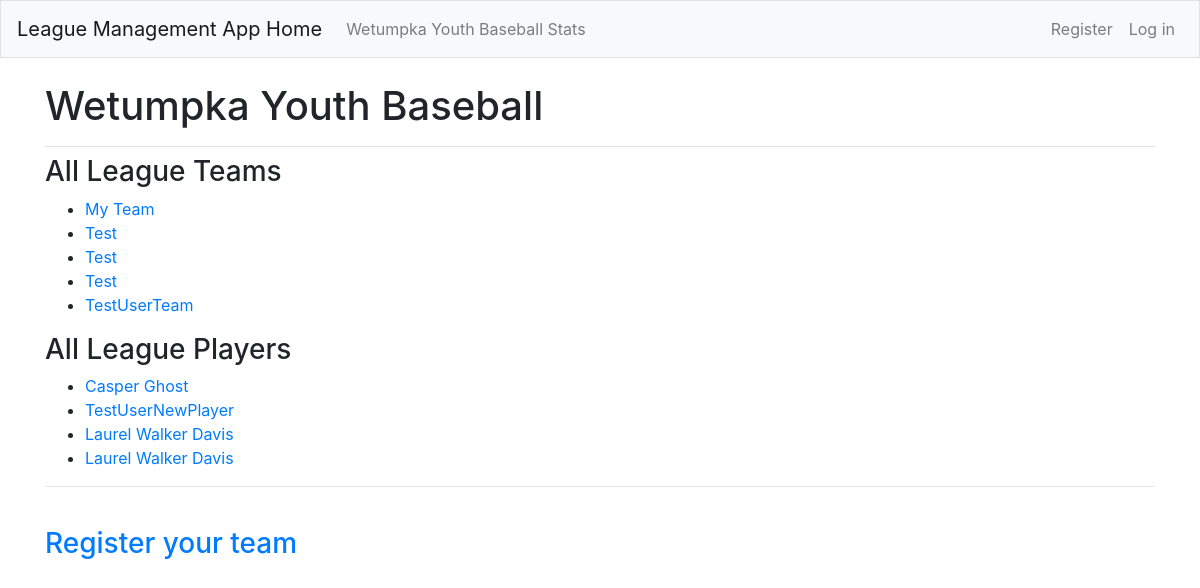
Page /league/ on the earlier database version.
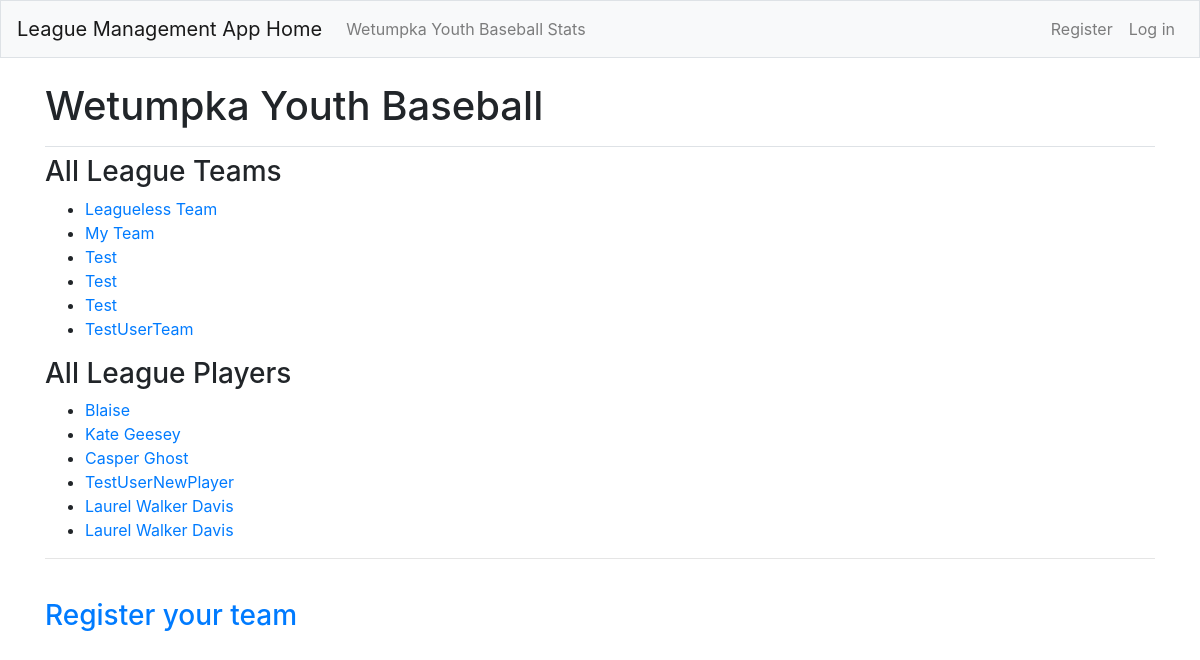
Same page on the later database version.
### League_App/models.py (models this page shows, shortened)
class Team(models.Model):
    team_name = models.CharField(max_length=200, default="My Team")
    owner = models.ForeignKey(User, on_delete=models.CASCADE)
    league = models.ForeignKey(League, related_name='league', default=None, on_delete=models.CASCADE)
    wins = models.IntegerField(default=0)
    losses = models.IntegerField(default=0)
    games_played = models.IntegerField(default=0)
    class Meta:
        verbose_name_plural = 'teams'

class Player(models.Model):
    last_name = models.CharField(max_length=200, default=None)
    full_name = models.CharField(max_length=200, default=None)
    owner = models.ForeignKey(User, on_delete=models.CASCADE)
    team = models.ForeignKey(Team, related_name='team', default=None, on_delete=models.CASCADE)
    hits = models.IntegerField(default=0)
    singles = models.IntegerField(default=0)
    doubles = models.IntegerField(default=0)
    triples = models.IntegerField(default=0)
    at_bats = models.IntegerField(default=0)
    home_runs = models.IntegerField(default=0)
    putouts = models.IntegerField(default=0)
    assists = models.IntegerField(default=0)
    chances = models.IntegerField(default=0)
    DisplayFields = ['id', 'full_name', 'batting_average', 'fielding_percentage']
    class Meta:
        verbose_name_plural = 'players'

### League_App/views.py (the view)
# urls.py: path('league/', views.league, name='league'),
def league(request):
    league_obj = League.objects.get()
    all_teams_obj = Team.objects.order_by('team_name')
    all_players = Player.objects.order_by('last_name')
    context = {'league': league_obj,
               'all_teams': all_teams_obj,
               'all_players': all_players}
    return render(request, 'League_App/league.html', context)

### League_App/templates/League_App/league.html
{% extends "League_App/base.html" %}
{% block page_header %}
    <h1>{{ league.league_name }}</h1>
{% endblock page_header %}
{% block content %}
    <h3>All League Teams</h3>
    <ul>
        {% for team in all_teams %}
            <li>
                <a href="{% url 'League_App:team' team.id %}">{{ team.team_name }}</a>
            </li>
        {% empty %}
            <li> No teams have been added yet.</li>
        {% endfor %}
    </ul>
    <h3>All League Players</h3>
        <ul>
        {% for player in all_players %}
            <li>
                <a href="{% url 'League_App:player' player.id %}">{{ player.full_name }}</a>
            </li>
        {% empty %}
            <li> No players have been added yet.</li>
        {% endfor %}
    </ul>
    <hr/>
    <br>
    <h3><a href="{% url 'League_App:new_team' league.id%}">Register your team</a></h3>
{%  endblock content %}

Differences in the rows shown:
added Team: team_name "Leagueless Team"
added Player: full_name "Blaise"
added Player: full_name "Kate Geesey"
